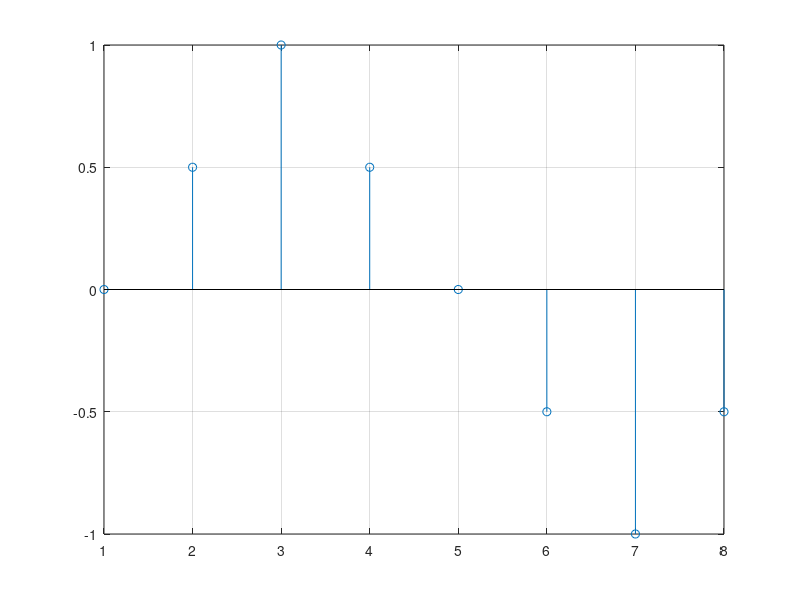

Reproduce this figure in MATLAB. (Note: this script raises an error after producing the figure.)
clc , clear all , close all
%%
% buscar normalizacion de picos
% el pico max de la senal alcanza un nivel normalizado (0dB), los demas
% picos mantienen la relacion
signal = [0 ; 0.5 ; 1 ; 0.5 ; 0 ; -0.5 ; -1 ; -0.5];
stem(signal); grid on ;

% medir el pico max de la senal

signalPeak = max( abs(signal) );

% normalizar la amplitud usando el pico dela senal

out = (1 / signalPeak) * signal; % (1 / signalPeak) ->factor de escalamiento
% 0.5 / 0.5 = 1 , 1 / 1 = 1 se dividie en el mayor en si mismo y este es el
% que va a establecer la normalizacion (la referencia es uno)
stem(out) ; grid on;


%%
[in,fs] = audioread('inputVoice.wav');
plot(in);  grid on;
signalPeak = max( abs(in(:,1)) );
out = (1 / signalPeak) .* in;
plot(out);

%%
% anadir un factor de escalamiento en dB

[in,fs] = audioread('inputVoice.wav');
plot(in);  grid on;
signalPeak = max( abs(in(:,1)) );

dB = 0 ; % normalizar a este valor
linGain = 10 ^(dB / 20)
out = linGain * (1 / signalPeak) .* in;
plot(out); grid on;


%%
% usando diferencias
signal = [0 ; 0.5 ; 0.8 ; 0.5 ; 0 ; -0.5 ; -0.8 ; -0.5];
stem(signal); grid on ;

nivelDeseado = 1;
signalPeak = max( abs(signal) );
diferencia = nivelDeseado - signalPeak;

salida = [];

for i = 1 : length(signal)
    salida(i) = signal(i) + diferencia;
end
stem(salida); grid on;